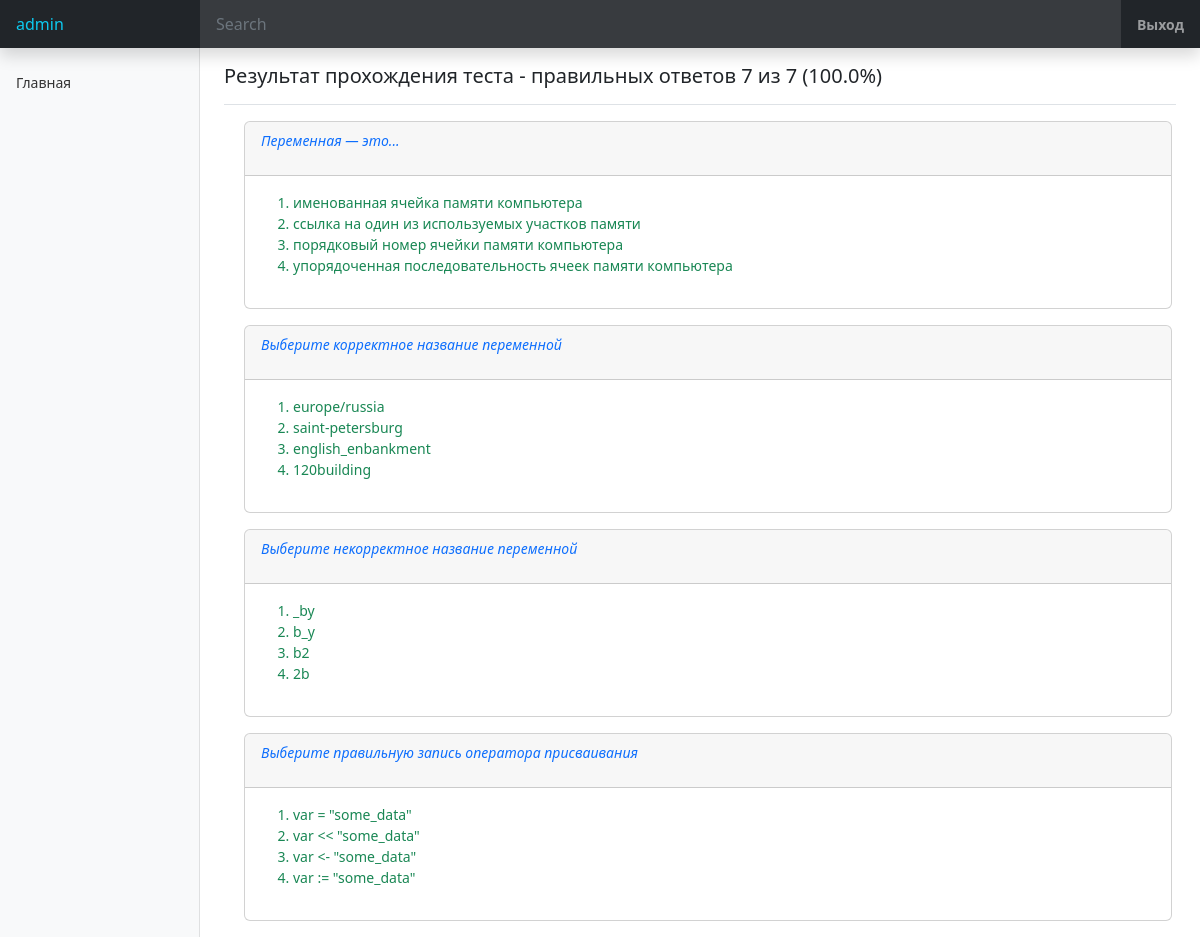
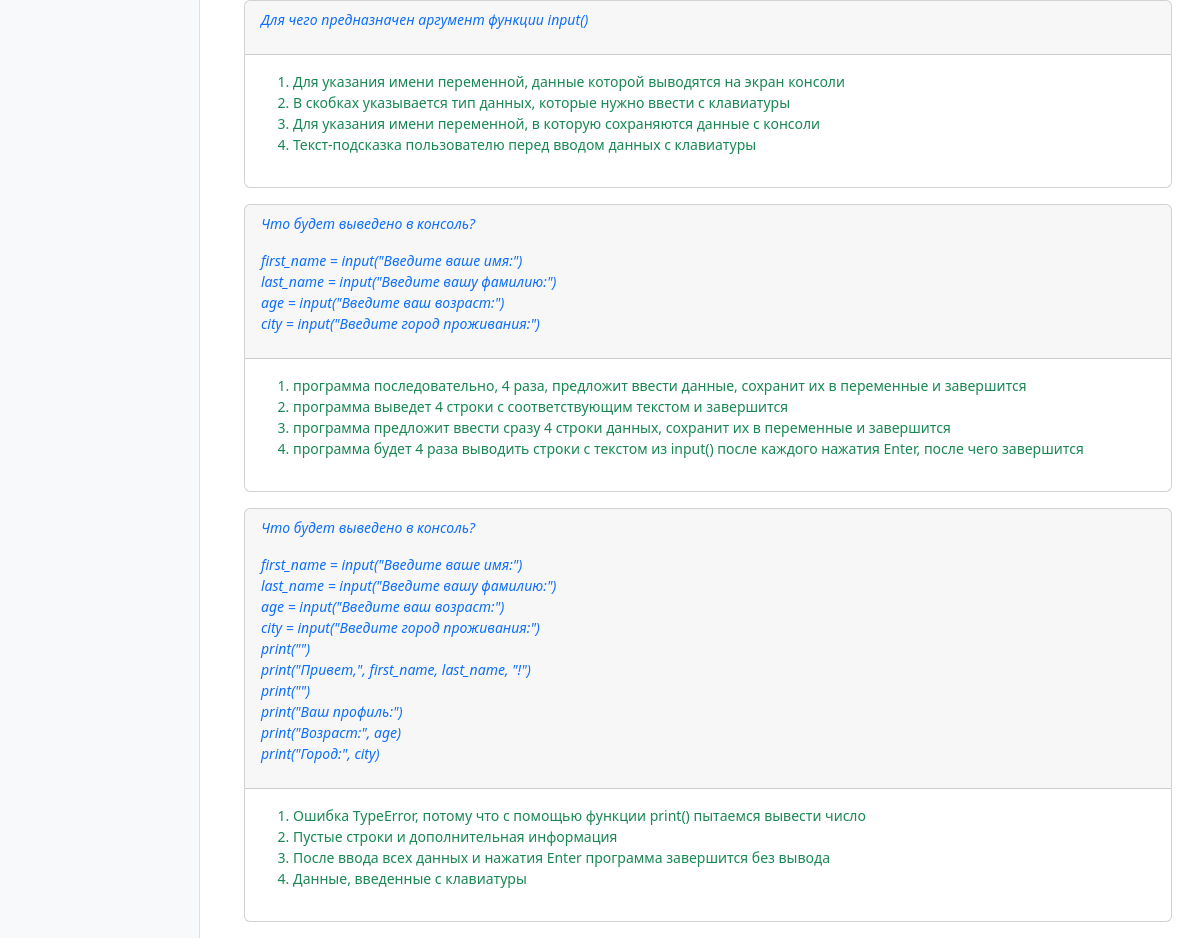
The app's page /result/2/ (signed in) with its own data (2 pictures, top to bottom).
### quizApp/models.py (models this page shows, shortened)
class Questions(models.Model):
    title = models.TextField(verbose_name='Вопрос')
    group = models.ForeignKey(
        GroupTest, on_delete=models.CASCADE, verbose_name='Набор тестов'
    )
    class Meta:
        verbose_name = 'Вопрос'
        verbose_name_plural = 'Вопросы'

class Answers(models.Model):
    test = models.ForeignKey(
        Questions, on_delete=models.CASCADE, verbose_name='Тест'
    )
    text = models.TextField(verbose_name='Вариант ответа')
    correct = models.BooleanField(default=False, verbose_name='Верный ответ')
    class Meta:
        verbose_name = 'Вариант ответа'
        verbose_name_plural = 'Варианты ответов'

### quizApp/views.py (the view)
# urls.py: path('result/<int:group>/', UserResult.as_view(), name='result')
class UserResult(LoginRequiredMixin, ListView):
    model = UserAnswers
    template_name = 'result.html'
    context_object_name = 'results'
    def get_context_data(self, **kwargs):
        context = super().get_context_data(**kwargs)
        test = self.kwargs.get('group')
        quest = Questions.objects.filter(
            group_id=test
        ).values_list('id', flat=True)
        context_dict = {}
        for i in quest:
            answer = Answers.objects.filter(test_id=i).values(
                'pk', 'test__title', 'text', 'correct'
            )
            user = UserAnswers.objects.filter(
                quest_id=i, user=self.request.user
            ).latest('test_date')
            answer_list = list(map(int, user.answers.split('::')))
            val_dict = {}
            for d in answer:
                if all([d['pk'] in answer_list, d['correct']]):
                    val_dict[d['pk']] = d['text'], True
                    context_dict[i] = d['test__title'], val_dict
                elif all([d['pk'] in answer_list, not d['correct']]):
                    val_dict[d['pk']] = d['text'], False
                    context_dict[i] = d['test__title'], val_dict
                elif all([d['pk'] not in answer_list, d['correct']]):
                    val_dict[d['pk']] = d['text'], True
                    context_dict[i] = d['test__title'], val_dict
                else:
                    val_dict[d['pk']] = d['text'], True
                    context_dict[i] = d['test__title'], val_dict
        context['answers'] = context_dict
        context['count_question'] = quest.count()
        count_correct = 0
        for _, val in context_dict.values():
            ans_lst = []
            for __, var in val.values():
                ans_lst.append(var)
            if all(ans_lst):
                count_correct += 1
        context['count_correct'] = count_correct
        context['correct_percent'] = round(
            count_correct * 100 / quest.count(), 2
        )
        return context

### templates/result.html
{% extends 'default.html' %}
{% block title_page %}
    Результат прохождения теста - правильных ответов {{ count_correct }} из {{ count_question }} ({{ correct_percent }}%)
{% endblock %}
{% block content %}
{% for item in answers.values %}
    <div class="card mb-3">
        <div class="card-header fst-italic text-primary">
            {{ item.0|linebreaks }}
        </div>
        <div class="card-body">
            <ol>
                {% for answer in item.1.values %}
                    {% if answer.1 %}
                        <li class="card-text text-success">{{ answer.0 }}</li>
                    {% else %}
                        <li class="card-text text-danger fw-bolder">{{ answer.0 }}</li>
                    {% endif %}
                {% endfor %}
            </ol>
        </div>
    </div>
{% endfor %}
{% endblock content %}

### templates/default.html (shortened to what this page needs)
<!doctype html>
<html lang="en">
  <head>
    {% load static %}
    <link href="{% static 'css/bootstrap.min.css' %}" rel="stylesheet">
    <link href="{% static 'css/dashboard.css' %}" rel="stylesheet">
  </head>
  <body>
    <header class="navbar navbar-dark sticky-top bg-dark flex-md-nowrap p-0 shadow">
        <span class="text-navbar-brand text-info col-md-3 col-lg-2 me-0 px-3 fs-6">
            {% if not request.user.is_authenticated %}Вы не авторизованы{% else %}{{ request.user.username }}{% endif %}
        </span>
        <input class="form-control form-control-dark w-100 rounded-0 border-0" type="text" placeholder="Search" aria-label="Search">
        <div class="navbar-nav">
            <div class="nav-item text-nowrap">
                {% if request.user.is_authenticated %}
                    <a class="nav-link fw-bolder px-3" href="/accounts/logout/">Выход</a>
                {% else %}
                    <a class="nav-link fw-bolder px-3" href="/accounts/login/">Вход</a>
                {% endif %}
            </div>
        </div>
    </header>
    <div class="container-fluid">
      <div class="row">
        <nav id="sidebarMenu" class="col-md-3 col-lg-2 d-md-block bg-light sidebar collapse">
          <div class="position-sticky pt-3 sidebar-sticky">
              <ul class="nav flex-column">
                  <li class="nav-item">
                      <a class="nav-link" aria-current="page" href="{% url 'quizApp:index' %}">
                          <span class="align-text-bottom">Главная</span>
                      </a>
                  </li>
                  {% if request.user.is_authenticated %}
                      <li class="nav-item">
                          <a class="nav-link" aria-current="page" href="#">
                          </a>
                      </li>
                      <li class="nav-item">
                          <a class="nav-link" href="#">
                          </a>
                      </li>
                      <li class="nav-item">
                          <a class="nav-link" href="#">
                          </a>
                      </li>
                  {% endif %}
              </ul>
          </div>
        </nav>
        <main class="col-md-9 ms-sm-auto col-lg-10 px-md-4">
          <div class="d-flex justify-content-between flex-wrap flex-md-nowrap align-items-center pt-3 pb-2 mb-3 border-bottom">
            <h1 class="h5">{% block title_page %}Выберите тест (необходима регистрация на сайте){% endblock %}</h1>
          </div>
          <div class="container-fluid m-2">
            {% block content %}{% endblock content %}
          </div>
        </main>
      </div>
    </div>
  </body>
</html>

### static/css/dashboard.css (style rules this page uses)
body { font-size: .875rem; }
.sidebar { position: fixed; top: 0; bottom: 0; left: 0; z-index: 100; padding: 48px 0 0; box-shadow: inset -1px 0 0 rgba(0, 0, 0, .1); }
.sidebar-sticky { height: calc(100vh - 48px); overflow-x: hidden; overflow-y: auto; }
.sidebar .nav-link { font-weight: 500; color: #333; }
.navbar .form-control { padding: .75rem 1rem; }
.form-control-dark { color: #fff; background-color: rgba(255, 255, 255, .1); border-color: rgba(255, 255, 255, .1); }

### records on screen
Questions: title "Переменная — это..."
Answers: text "именованная ячейка памяти компьютера"
Answers: text "ссылка на один из используемых участков памяти"
Answers: text "порядковый номер ячейки памяти компьютера"
Answers: text "упорядоченная последовательность ячеек памяти компьютера"
Questions: title "Выберите корректное название переменной"
Answers: text "europe/russia"
Answers: text "saint-petersburg"
Answers: text "english_enbankment"
Answers: text "120building"
Questions: title "Выберите некорректное название переменной"
Answers: text "_by"
Answers: text "b_y"
Answers: text "b2"
Answers: text "2b"
Questions: title "Выберите правильную запись оператора присваивания"
Answers: text "var = \"some_data\""
Answers: text "var << \"some_data\""
Answers: text "var <- \"some_data\""
Answers: text "var := \"some_data\""
Questions: title "Для чего предназначен аргумент функции input()"
Answers: text "Для указания имени переменной, данные которой выводятся на экран консоли"
Answers: text "В скобках указывается тип данных, которые нужно ввести с клавиатуры"
Answers: text "Для указания имени переменной, в которую сохраняются данные с консоли"
Answers: text "Текст-подсказка пользователю перед вводом данных с клавиатуры"
Answers: text "программа последовательно, 4 раза, предложит ввести данные, сохранит их в переменные и завершится"
Answers: text "программа выведет 4 строки с соответствующим текстом и завершится"
Answers: text "программа предложит ввести сразу 4 строки данных, сохранит их в переменные и завершится"
Answers: text "программа будет 4 раза выводить строки с текстом из input() после каждого нажатия Enter, после чего завершится"
Answers: text "Ошибка TypeError, потому что с помощью функции print() пытаемся вывести число"
Answers: text "Пустые строки и дополнительная информация"
Answers: text "После ввода всех данных и нажатия Enter программа завершится без вывода"
Answers: text "Данные, введенные с клавиатуры"

### other values on screen
{{ request.user.username }} "admin"
{{ count_correct }} "7"
{{ count_question }} "7"
{{ correct_percent }} "100.0"
{{ item.0|linebreaks }} "Что будет выведено в консоль? first_name = input(\"Введите ваше имя:\") last_name = input(\"Введите вашу фамилию:\") age = input(\"Введите ваш возраст:\") city = input(\"Введите город проживания:\")"
